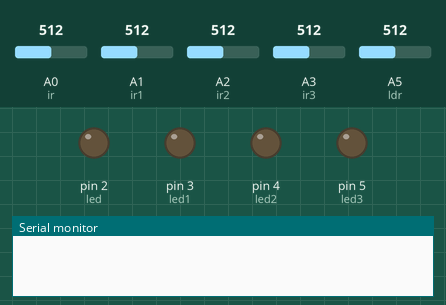
Bench run of a sketch on a simulated Arduino Uno, built with avr-gcc and run on an emulated ATmega328P. Shown: output pins drawn as LEDs (lit = HIGH), the last lines printed to the serial monitor. Dashed ring = blinking. The test bench sets the inputs (shaded band); at power-on: A5 (ldr) = 512, A0 (ir) = 512, A1 (ir1) = 512, A2 (ir2) = 512, A3 (ir3) = 512.

Above: at 1.2 s.
1.3 s: A5 (ldr) set to 213
2.8 s: A5 (ldr) set to 187
At 2.9 s:
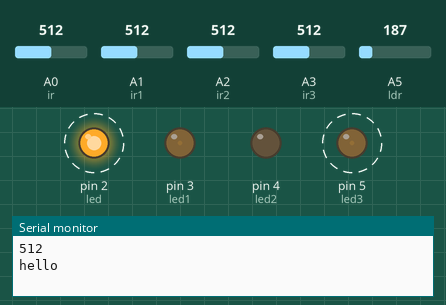
At 3.9 s:
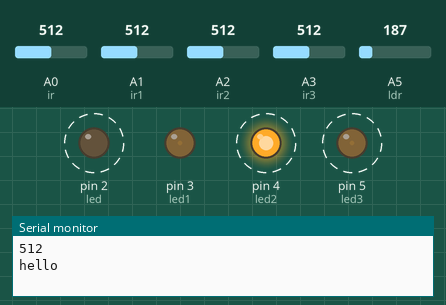
Timing chart, 0 to 11.8 s (numbered marks = the images above; inputs shaded):
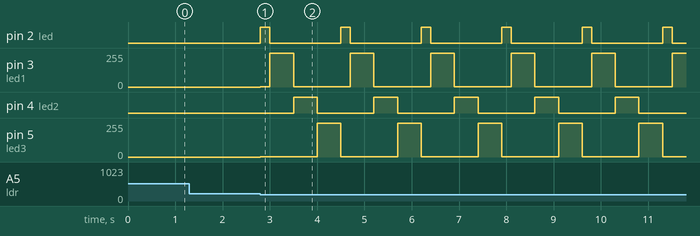

The sketch:

smart.ino
```cpp
int led=2;
int led1=3;
int led2=4;
int led3=5;

int ldr=A5;
int ir=A0;
int ir1=A1;
int ir2=A2;
int ir3=A3;
void setup() {
  // put your setup code here, to run once:
 Serial.begin(9600);
  pinMode(led,OUTPUT);
  pinMode(led1,OUTPUT);
  pinMode(led2,OUTPUT);
  pinMode(led3,OUTPUT);

  pinMode(ldr,INPUT);
  pinMode(ir,INPUT);
  pinMode(ir1,INPUT);
  pinMode(ir2,INPUT);
  pinMode(ir3,INPUT);
}

void loop() {
  // put your main code here, to run repeatedly:
//Serial.println(analogRead(A5));
int ldrStatus=analogRead(ldr);
if(ldrStatus<=200)
{
  analogWrite(led,255/100);
  analogWrite(led1,255/100);
  analogWrite(led2,255/100);
  analogWrite(led3,255/100);
   Serial.println(analogRead(A0));
   int val=analogRead(A0);
   int val1=analogRead(A1);
   int val2=analogRead(A2);
   int val3=analogRead(A3);
   if(val>50)
  {Serial.println("hello");
    digitalWrite(led,HIGH);
  delay(200);
  analogWrite(led,255/100);
  }
   if(val1>50)
  {digitalWrite(led1,HIGH);
  delay(500);
  analogWrite(led1,255/100);
  }
   if(val2>50)
  {digitalWrite(led2,HIGH);
  delay(500);
  analogWrite(led2,255/100);
  }
   if(val3>50)
  {digitalWrite(led3,HIGH);
  delay(500);
  analogWrite(led3,255/100);
  }
}
else
{
  digitalWrite(led,LOW);
  digitalWrite(led1,LOW);
  digitalWrite(led2,LOW);
  digitalWrite(led3,LOW);
}
}
```

Measured:
- the behaviour switches between 201 and 200 on A5 (ldr) (found by bisection; images 0 and 1)
- after the input at 1.3 s, every drawn part: stays the same
- after the input at 2.8 s, pin 2 (led): alternates HIGH for 0.20 s and LOW for 1.5 s, starting at once; pin 3 (led1): 0/255 → 2/255 at once, then repeats every 1.7 s: 255/255 0.50 s, 2/255 1.2 s
